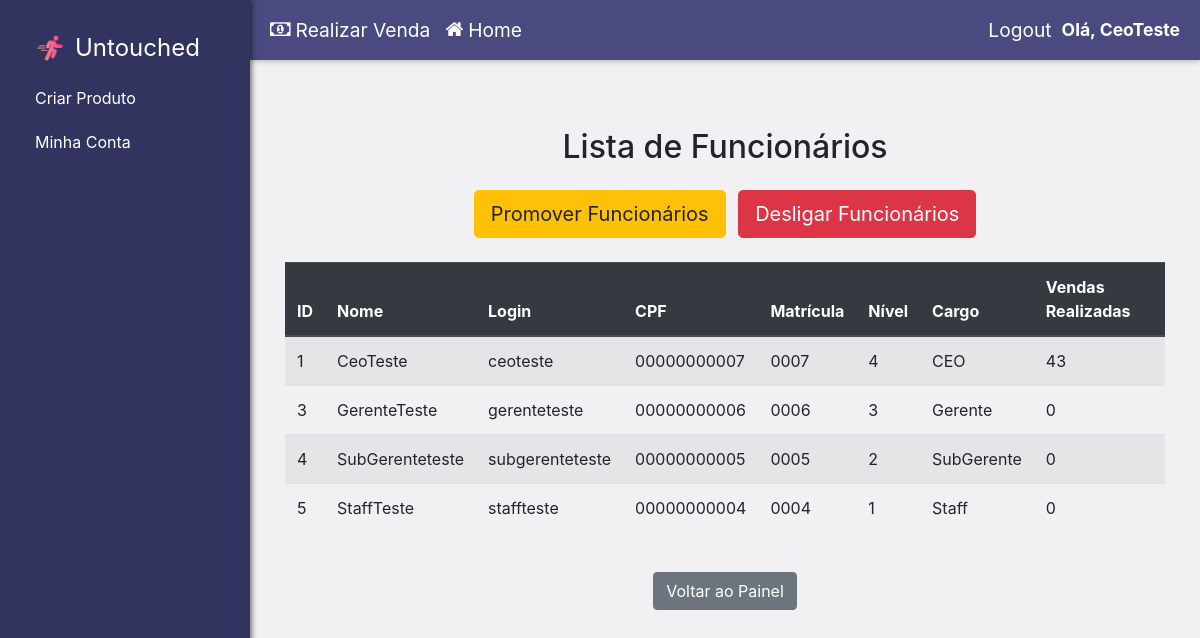
Page /gerenciar_funcionarios (signed in) on the earlier database version.
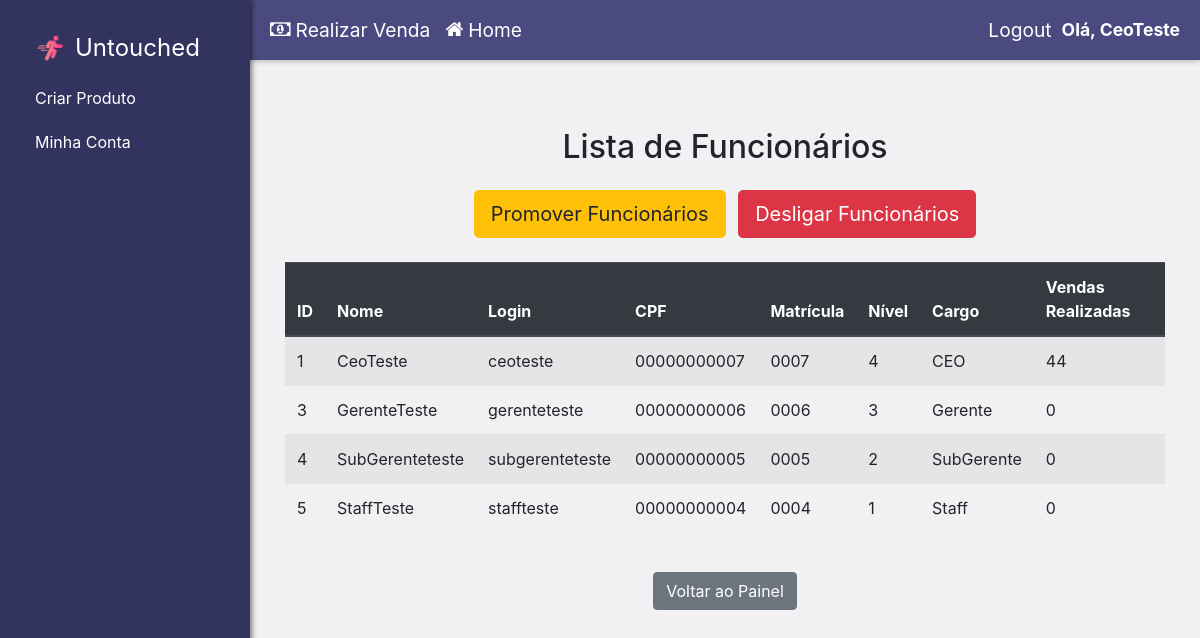
Same page on the later database version.
### website/model/Users/Cliente.py (models this page shows, shortened)
class Cliente(User):
    __mapper_args__ = {
        'polymorphic_identity': 2
    }
    numero_compras = db.Column(db.Integer)

### website/controller/homeController.py (the view)
@homeC.route('/gerenciar_funcionarios', methods=['GET'])
@login_required
def gerenciar_funcionarios():
    if not (current_user.is_authenticated and current_user.nivel == 4):
        print("Você não tem permissão para visualizar a lista de funcionários.", 'danger')
        return redirect(url_for('homeC.home_funcionario')) # Redireciona para o painel de funcionario
    funcionarios = UserDatabaseService.listar_funcionarios() # Obtenha todos os funcionários
    return render_template('gerenciar_funcionarios.html', funcionarios=funcionarios)

### website/model/Users/User.py (called while the page is built)
    @property
    def id(self):
        return self._id

### website/service/UserDatabaseService.py (called while the page is built)
    @staticmethod
    def listar_funcionarios(exclude_ceo=False): # Adicionar opção para excluir CEO
        query = Funcionario.query # Isso já filtra para Funcionario e suas subclasses
        if exclude_ceo:
            query = query.filter(User.tipo_usuario != 7) # Filtra onde tipo_usuario não é 7 (CEO)
        return query.all()

### website/templates/gerenciar_funcionarios.html (shortened to what this page needs)
{% extends 'layout.html' %}
{% block content %}
<div class="container mt-5">
    <h2 class="mb-4 text-center">Lista de Funcionários</h2>
    {% if current_user.is_authenticated and current_user.nivel == 4 %}
    <div class="text-center mb-4">
        <a href="{{ url_for('homeC.promover_funcionario_page') }}" class="btn btn-warning btn-lg mr-2">Promover Funcionários</a>
        <a href="{{ url_for('homeC.desligar_funcionario_page') }}" class="btn btn-danger btn-lg">Desligar Funcionários</a>
    </div>
    {% endif %}
    <div class="table-responsive">
        <table class="table table-striped table-hover">
            <thead class="thead-dark">
                <tr>
                    <th>ID</th>
                    <th>Nome</th>
                    <th>Login</th>
                    <th>CPF</th>
                    <th>Matrícula</th>
                    <th>Nível</th>
                    <th>Cargo</th>
                    <th>Vendas Realizadas</th>
                </tr>
            </thead>
            <tbody>
                {% for funcionario in funcionarios %}
                <tr>
                    <td>{{ funcionario.id }}</td>
                    <td>{{ funcionario.nome }}</td>
                    <td>{{ funcionario.login }}</td>
                    <td>{{ funcionario.cpf }}</td>
                    <td>{{ funcionario.matricula if funcionario.matricula is not none else 'N/A' }}</td>
                    <td>{{ funcionario.nivel if funcionario.nivel is not none else 'N/A' }}</td>
                    <td>
                        {% if funcionario.tipo_usuario == 4 %}Staff
                        {% elif funcionario.tipo_usuario == 5 %}SubGerente
                        {% elif funcionario.tipo_usuario == 6 %}Gerente
                        {% elif funcionario.tipo_usuario == 7 %}CEO
                        {% else %}Func. Desconhecido ({{ funcionario.tipo_usuario }})
                        {% endif %}
                    </td>
                    <td>{{ funcionario.numero_vendas if funcionario.numero_vendas is not none else '0' }}</td>
                </tr>
                {% else %}
                <tr>
                    <td colspan="8" class="text-center">Nenhum funcionário cadastrado no sistema.</td>
                </tr>
                {% endfor %}
            </tbody>
        </table>
    </div>
    <div class="text-center mt-4">
        <a href="{{ url_for('homeC.home_funcionario') }}" class="btn btn-secondary">Voltar ao Painel</a>
    </div>
</div>
{% endblock %}

### website/templates/layout.html (shortened to what this page needs)
<!DOCTYPE html>
<html>
<head>
    <link
        rel="stylesheet"
        href="https://stackpath.bootstrapcdn.com/bootstrap/4.4.1/css/bootstrap.min.css"
    />
    <link
        rel="stylesheet"
        href="https://stackpath.bootstrapcdn.com/font-awesome/4.7.0/css/font-awesome.min.css"
    />
</head>
<body>
    <div class="sidebar">
        <div class="navbar-nav">
            <a class="navbar-brand" href="{{ url_for('homeC.home') }}">
                <img src="{{ url_for('static', filename='images/logo.png') }}" alt="Nossa Logo" height="30">
                <span style="font-size: 1.2em;">Untouched</span>
            </a>
            {% block sidebar_specific_content %}
                {% if current_user.is_authenticated and current_user.tipo_usuario >= 5 %}
                    <a class="nav-item nav-link" href="{{ url_for('productC.criar_produto') }}">Criar Produto</a>
                {% endif %}
                {% if current_user.is_authenticated%}
                    {%if current_user.tipo_usuario > 2%}
                        <a class="nav-item nav-link" href="{{ url_for('homeC.home_funcionario') }}">Minha Conta</a>
                    {%else%}
                        <a class="nav-item nav-link" href="{{ url_for('homeC.home_cliente') }}">Minha Conta</a>
                    {%endif%}
                {%else%}
                    <a class="nav-item nav-link" href="{{ url_for('loginC.login_page') }}">Login</a>
                    <a class="nav-item nav-link" href="{{ url_for('signC.sign_up') }}">Sign Up</a>
                {% endif %}
            {% endblock %}
        </div>
    </div>
    <div class="main-content-area">
        <div class="topbar">
            <div class="welcome-section">
                {% if current_user.is_authenticated %}
                {% if current_user.is_authenticated and current_user.tipo_usuario > 3 %}
                    <a class="cart-link" href="{{ url_for('vendaC.carrinho_venda') }}">
                        <i class="fa fa-money"></i> Realizar Venda
                    </a>
                {% endif %}
                {%endif%}
                <a class="home-link" href="{{ url_for('homeC.home') }}">
                    <i class="fa fa-home"></i> Home
                </a>
            </div>
            <div class="auth-info">
                {% if current_user.is_authenticated %}
                    <a class="auth-link" href="{{ url_for('loginC.logout') }}">Logout</a>
                    <span class="welcome-message">Olá, {{ current_user.nome }}</span>
                {% else %}
                    <a class="auth-link" href="{{ url_for('loginC.login_page') }}">Login</a>
                    <a class="auth-link" href="{{ url_for('signC.sign_up') }}">Sign Up</a>
                {% endif %}
            </div>
        </div>
        <div class="content-wrapper">
          {% block content %}
          {% endblock %}
        </div>
    </div>
</body>
</html>

Differences in the rows shown:
changed Cliente "CeoTeste": numero_vendas "43" → "44"
